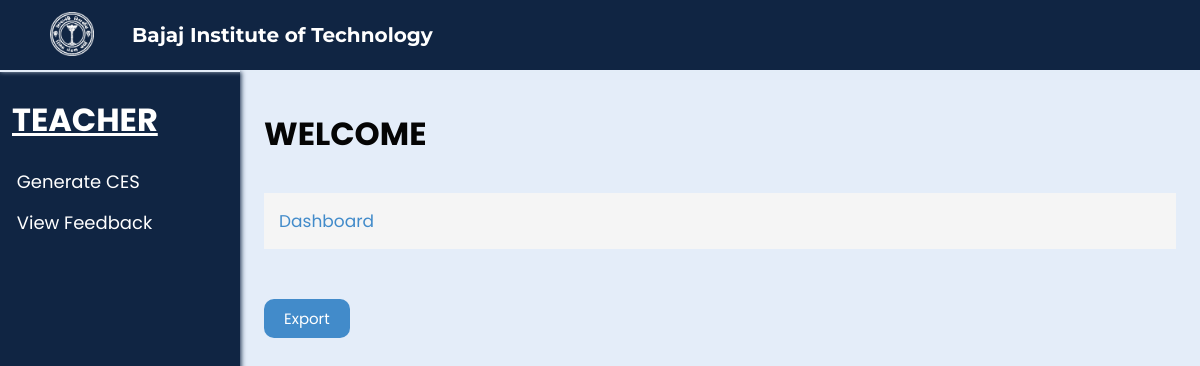
Page /ViewResponses.php?id=101 on the earlier database version.
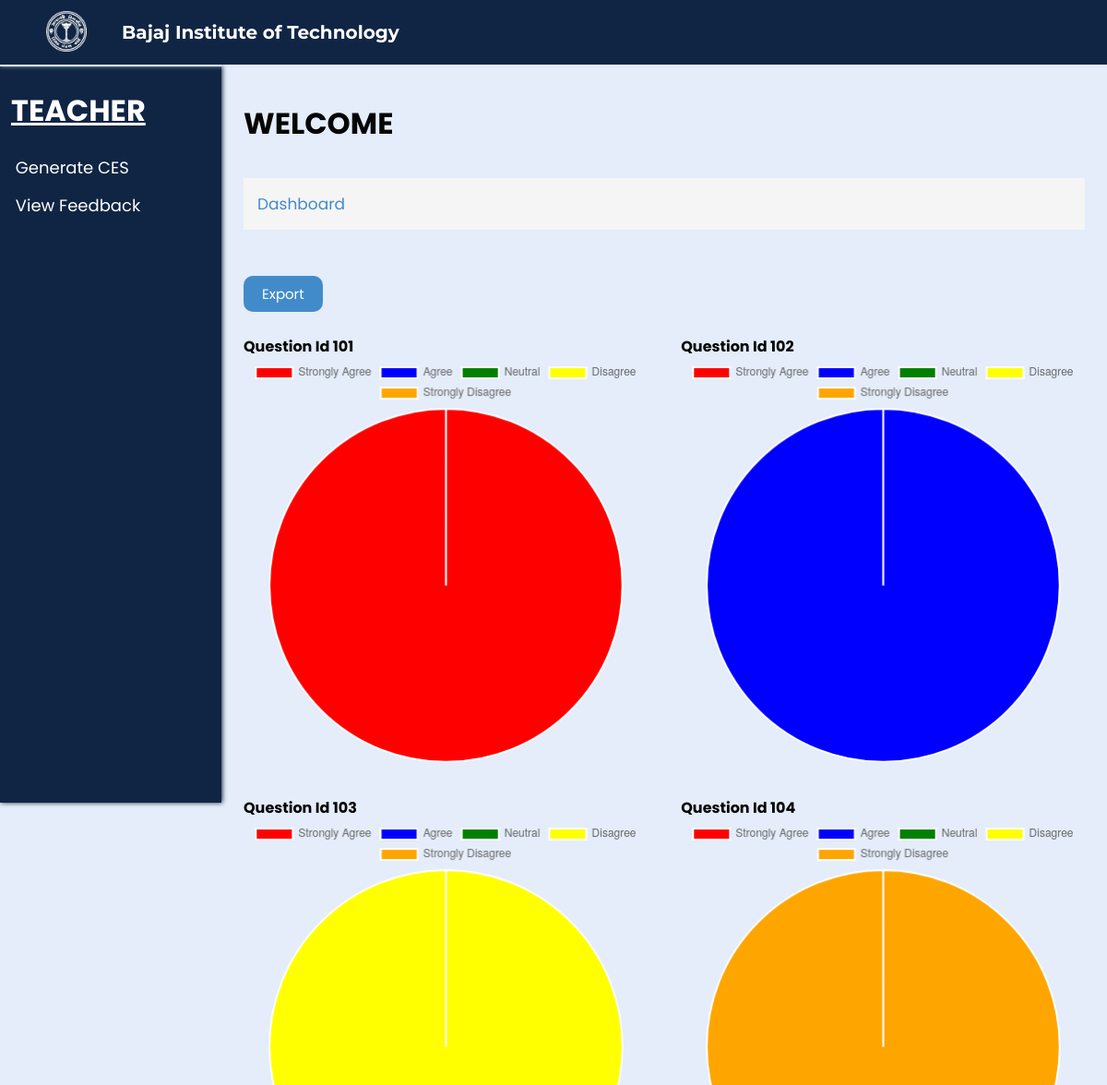
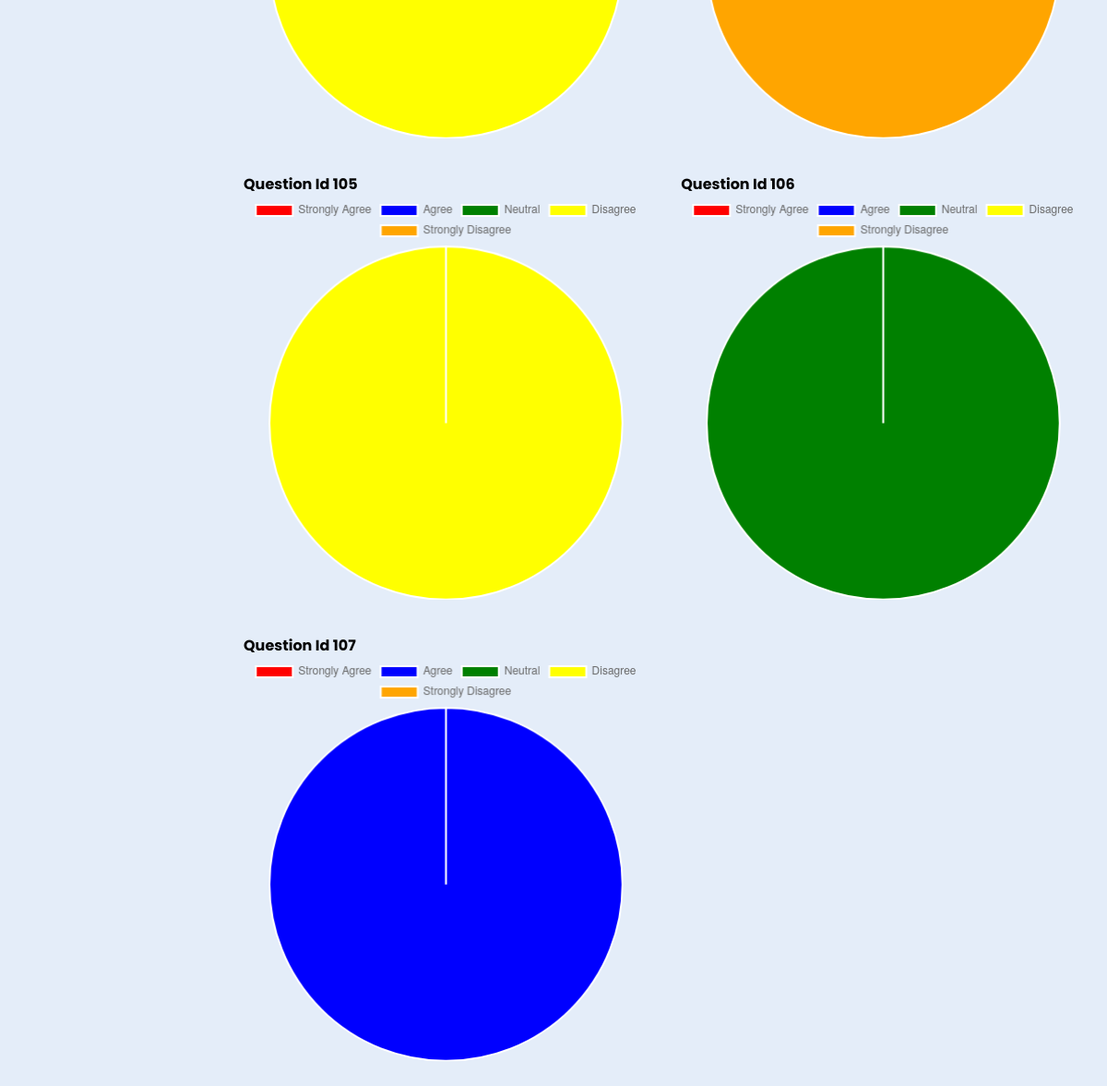
Same page on the later database version (2 pictures, top to bottom).
### tables this page shows
CREATE TABLE `responses` (
  `res_id` int(11) DEFAULT NULL,
  `feedbackid` int(11) DEFAULT NULL,
  `questionid` int(11) DEFAULT NULL,
  `answer` varchar(20) DEFAULT NULL
);

### ViewResponses.php (the view, shortened to what this page needs)
<?php
include('connect.php');
if (isset($_GET['id'])) {
    $Feedid = $_GET['id'];
    $query = "SELECT questionid
              FROM responses
              WHERE feedbackid = '$Feedid' ";
    $result = mysqli_query($conn, $query);
}
?>
<!DOCTYPE html>
<html lang="en">
<head>
  <link rel="stylesheet" href="css/teacher.css?v=<?php echo time(); ?>">
  <link rel="stylesheet" href="css/common.css?v=<?php echo time(); ?>">
  <link rel="stylesheet" href="css/pop.css?v=<?php echo time(); ?>">
</head>
<body>
  <div class="nav">
    <div class="img">
      <img id="img" src="images/bitlogo_transparent.png" alt="BIT Logo">
    </div>
    <h2 id="heading">Bajaj Institute of Technology</h2>
    <div class="links" id="links">
    </div>
  </div>
  <div class="spaces"></div>
  <div class="full">
    <div class="left">
      <h1>TEACHER</h1>
      <ul>
        <li><a href="generatefeedback.php">Generate CES</a></li>
        <li><a href="viewfeedback.php">View Feedback</a></li>
      </ul>
    </div>
    <div class="right">
      <h1>WELCOME</h1>
      <br>
      <p>Dashboard</p>
      <br></br>
      <a href="export.php"><button>Export</button></a><br>
      <div class="chart-container">
  <?php
  $distinctQuestionIds = array();
  while ($row = mysqli_fetch_assoc($result)) {
    $id = $row['questionid'];
    if (!in_array($id, $distinctQuestionIds)) {
      $distinctQuestionIds[] = $id;
      $query1 = "SELECT COUNT(answer) as count1
                 FROM responses
                 WHERE answer = 'Strongly Agree' AND questionid = '$id' AND feedbackid = '$Feedid'";
      $result1 = mysqli_query($conn, $query1);
      $row1 = mysqli_fetch_assoc($result1);
      $query2 = "SELECT COUNT(answer) as count2
                 FROM responses
                 WHERE answer = 'Agree' AND questionid = '$id' AND feedbackid = '$Feedid'";
      $result2 = mysqli_query($conn, $query2);
      $row2 = mysqli_fetch_assoc($result2);
      $query3 = "SELECT COUNT(answer) as count3
                 FROM responses
                 WHERE answer = 'Neutral' AND questionid = '$id' AND feedbackid = '$Feedid'";
      $result3 = mysqli_query($conn, $query3);
      $row3 = mysqli_fetch_assoc($result3);
      $query4 = "SELECT COUNT(answer) as count4
                 FROM responses
                 WHERE answer = 'Disagree' AND questionid = '$id' AND feedbackid = '$Feedid'";
      $result4 = mysqli_query($conn, $query4);
      $row4 = mysqli_fetch_assoc($result4);
      $query5 = "SELECT COUNT(answer) as count5
                 FROM responses
                 WHERE answer = 'Strongly Disagree' AND questionid = '$id' AND feedbackid = '$Feedid'";
      $result5 = mysqli_query($conn, $query5);
      $row5 = mysqli_fetch_assoc($result5);
      $data = array();
      $data[] = array(
        'label' => 'Strongly Agree',
        'count' => $row1['count1']
      );
      $data[] = array(
        'label' => 'Agree',
        'count' => $row2['count2']
      );
      $data[] = array(
        'label' => 'Neutral',
        'count' => $row3['count3']
      );
      $data[] = array(
        'label' => 'Disagree',
        'count' => $row4['count4']
      );
      $data[] = array(
        'label' => 'Strongly Disagree',
        'count' => $row5['count5']
      );
      ?>
      <div class="chart-item">
        <br>
        <h4>Question Id <?php echo $id; ?></h4>
        <canvas id="chart-<?php echo $id; ?>"></canvas>
      </div>
      <script>
        var ctx = document.getElementById('chart-<?php echo $id; ?>').getContext('2d');
        var chart = new Chart(ctx, {
          type: 'pie',
          data: {
            labels: <?php echo json_encode(array_column($data, 'label')); ?>,
            datasets: [{
              data: <?php echo json_encode(array_column($data, 'count')); ?>,
              backgroundColor: ['red', 'blue', 'green', 'yellow', 'orange'], // Customize colors as needed
            }]
          },
        });
      </script>
      <?php
    }
  }
  ?>
</div>
    </div>
  </div>
</body>
</html>

Differences in the rows shown:
added responses: questionid "101"
added responses: questionid "102"
added responses: questionid "103"
added responses: questionid "104"
added responses: questionid "105"
added responses: questionid "106"
added responses: questionid "107"
